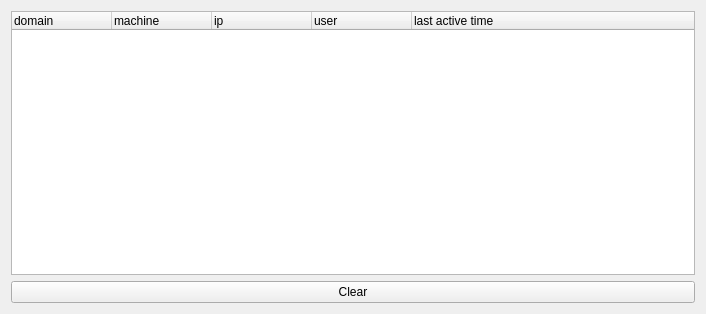
<?xml version="1.0" encoding="UTF-8"?>
<ui version="4.0">
 <class>ActiveUsersWidget</class>
 <widget class="QWidget" name="ActiveUsersWidget">
  <property name="geometry">
   <rect>
    <x>0</x>
    <y>0</y>
    <width>706</width>
    <height>314</height>
   </rect>
  </property>
  <property name="windowTitle">
   <string>Form</string>
  </property>
  <layout class="QVBoxLayout" name="verticalLayout">
   <item>
    <widget class="QTreeWidget" name="treeClients">
     <property name="indentation">
      <number>0</number>
     </property>
     <property name="headerHidden">
      <bool>false</bool>
     </property>
     <column>
      <property name="text">
       <string>domain</string>
      </property>
     </column>
     <column>
      <property name="text">
       <string>machine</string>
      </property>
     </column>
     <column>
      <property name="text">
       <string>ip</string>
      </property>
     </column>
     <column>
      <property name="text">
       <string>user</string>
      </property>
     </column>
     <column>
      <property name="text">
       <string>last active time</string>
      </property>
     </column>
    </widget>
   </item>
   <item>
    <widget class="QPushButton" name="pushButton">
     <property name="text">
      <string>Clear</string>
     </property>
    </widget>
   </item>
  </layout>
 </widget>
 <resources/>
 <connections/>
</ui>
